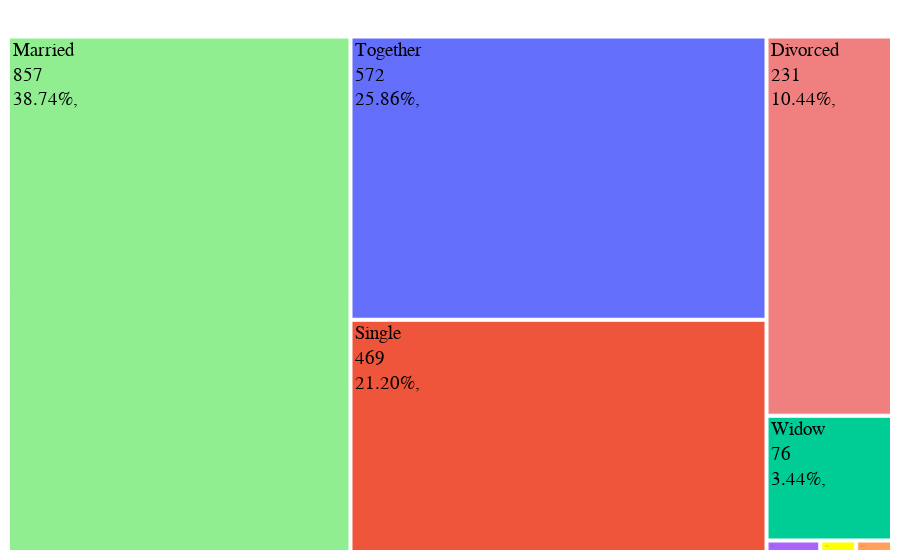

Here is the notebook cell this chart was saved with:
### Code cell
import plotly.graph_objects as go

fig = go.Figure(go.Treemap(
    labels = gb_m['Marital_Status'],
    parents = [""] * len(gb_m),
    values = gb_m['ID'],
    texttemplate="%{label}<br>%{value}<br>%{percentParent:.2%},",
    marker=dict(colors=["yellow", "blackblue", "lightcoral", "lightgreen"]),  # Set lighter colors
    textfont=dict(size=19, color="black", family="Arial Black")
    # texttemplate="%{label}<br>%{value}<br>%{percentParent:.2f}%"
))

fig.update_layout(margin=dict(t=0, l=0, r=0, b=0))

fig.show()

### Figure 1 — Plotly figure (JSON) as saved in the notebook; plotly's stock layout.template omitted (floating-point values rounded to 4 significant figures)
{"data": [{"labels": ["Absurd", "Alone", "Divorced", "Married", "Single", "Together", "Widow", "YOLO"], "marker": {"colors": ["yellow", "blackblue", "lightcoral", "lightgreen"]}, "parents": ["", "", "", "", "", "", "", ""], "textfont": {"color": "black", "family": "Arial Black", "size": 19}, "texttemplate": "%{label}<br>%{value}<br>%{percentParent:.2%},", "type": "treemap", "values": [2, 3, 231, 857, 469, 572, 76, 2]}], "layout": {"margin": {"b": 0, "l": 0, "r": 0, "t": 0}}}
